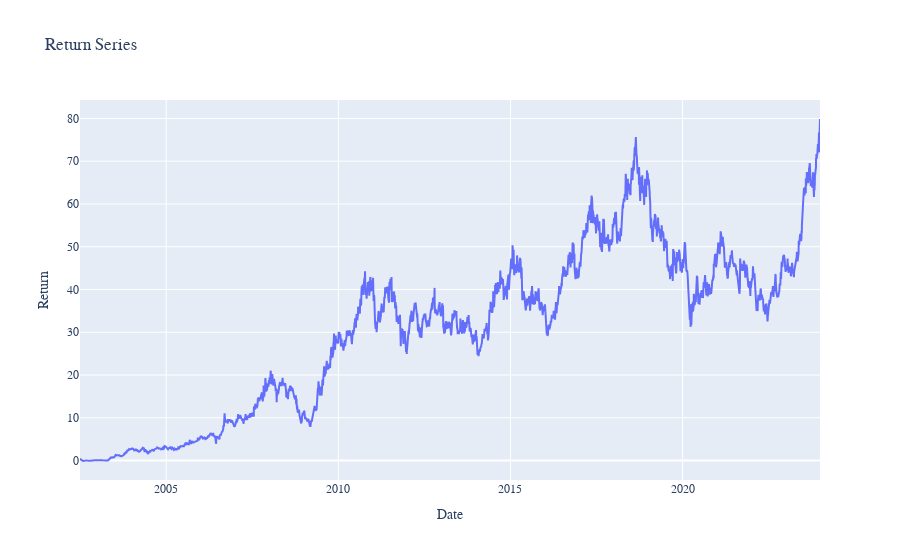

Source (notebook cell):
### Code cell
returns = (1+testDf["returns"]).cumprod() - 1 # cumulative return series

fig = go.Figure()

fig.add_trace(go.Scatter(
    x = returns.index,
    y = returns,
    name = "Close"
))

fig.update_layout(xaxis_title="Date", yaxis_title="Return", title="Return Series", font=dict(family="Courier, new monospace", size=12))

### Figure 1 — Plotly figure (JSON) as saved in the notebook; plotly's stock layout.template omitted (floating-point values rounded to 4 significant figures; data arrays with more than 128 entries replaced by an {"elided": "..."} marker saying what was removed)
{"data": [{"name": "Close", "type": "scatter", "x": {"elided": "5343 str values"}, "y": {"elided": "5343 float values"}}], "layout": {"font": {"family": "Courier, new monospace", "size": 12}, "title": {"text": "Return Series"}, "xaxis": {"title": {"text": "Date"}}, "yaxis": {"title": {"text": "Return"}}}}
